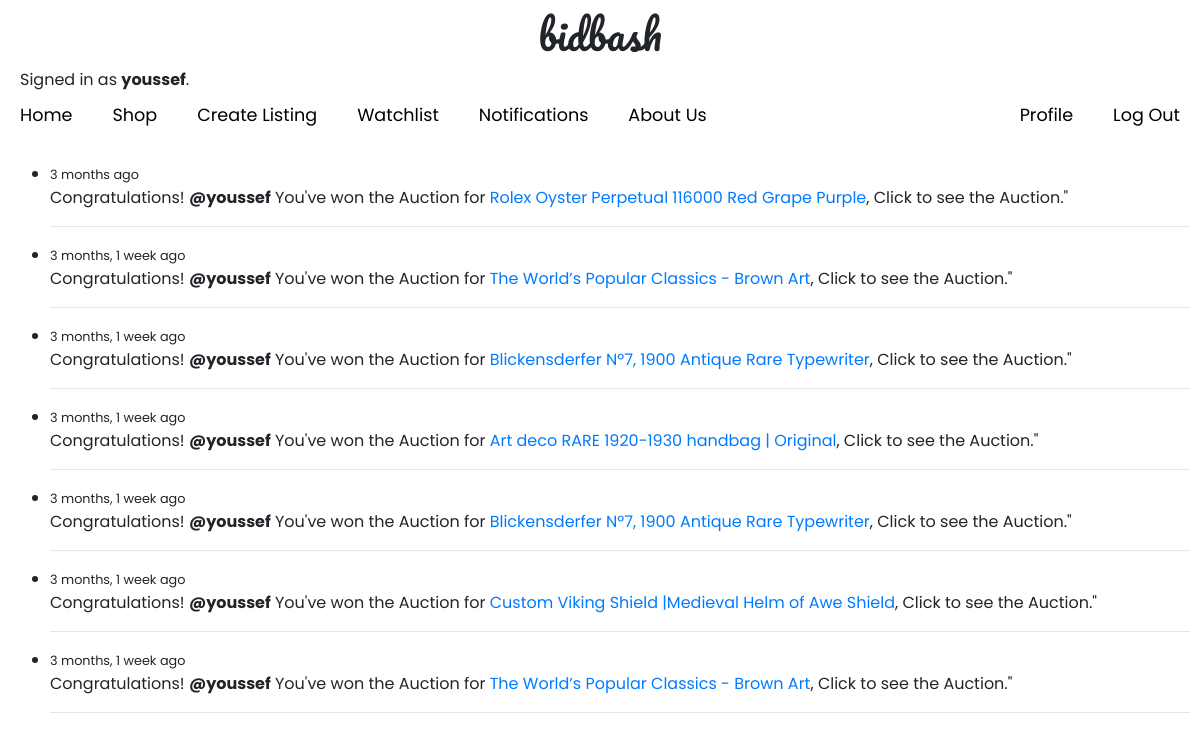
The app's page /Notifications (signed in) with its own data.
### auctions/models.py (models this page shows, shortened)
class User(AbstractUser):
    @cached_property
    def unread_notification_count(self):
        return Notification.objects.filter(user=self, is_read=False).count()

class Notification(models.Model):
    user = models.ForeignKey(User, on_delete=models.CASCADE)
    listing = models.ForeignKey(AuctionListing, on_delete=models.CASCADE)
    is_read = models.BooleanField(default=False)
    created = models.DateTimeField(auto_now_add=True)
    class Meta:
        ordering = ['-created']

class AuctionListing(models.Model):
    owner = models.ForeignKey(User, on_delete=models.CASCADE, related_name='listings')
    title = models.CharField(max_length=50)
    description = models.CharField(max_length=500, null=True, blank=True)
    primary_price = models.FloatField()
    imageUrl = models.URLField(null=True, blank=True)
    is_active = models.BooleanField(default=True)
    razor_pay_order_id = models.CharField(max_length=100, null = True, blank = True)
    razor_pay_pay_id = models.CharField(max_length=100, null = True, blank = True)
    razor_pay_pay_sign = models.CharField(max_length=100, null = True, blank = True)
    category = models.ForeignKey(Category, on_delete=models.CASCADE, related_name='categoryListings', null=True, blank=True)
    updated = models.DateTimeField(auto_now=True)
    created = models.DateTimeField(auto_now_add=True)
    class Meta:
        ordering = ['-created']
    def __str__(self):
        return self.title

### auctions/views.py (the view)
# urls.py: path("Notifications", views.Notifications, name="Notifications"),
@login_required(login_url='login')
def Notifications(request):
    notifications = Notification.objects.filter(user=request.user)
    notifications.update(is_read=True)
    context = {"notifications":notifications}
    return render(request, 'auctions/Notifications.html', context)

### auctions/templates/auctions/Notifications.html
{% extends "auctions/layout.html" %}
{% block body %}
<div>
    {% if notifications %}
    <ul>
        {% for notification in notifications %}
            <li>
                <small> {{ notification.created|timesince }} ago</small>
                <p>Congratulations! <strong>@{{notification.user}}</strong>
                    You've won the Auction for <a href="{% url 'listingPage' notification.listing.id%}">{{notification.listing}}</a>, Click to see the Auction."</p>
                <hr>
            </li>
        {% endfor %}
    </ul>
    {% else %}
    <h2>No Notifications</h2>
    {% endif %}
</div>
{% endblock %}

### auctions/templates/auctions/layout.html (shortened to what this page needs)
{% load static %}
<!DOCTYPE html>
<html lang="en">
    <head>
        <link rel="stylesheet" href="https://stackpath.bootstrapcdn.com/bootstrap/4.4.1/css/bootstrap.min.css">
        <link href="{% static 'auctions/styles.css' %}" rel="stylesheet">
    </head>
    <body>
        <h1 class="title">bidbash</h1>
        <div class="signedUser">
            {% if user.is_authenticated %}
                Signed in as <strong>{{ user.username }}</strong>.
            {% else %}
                Not signed in.
            {% endif %}
        </div>
        <ul class="nav">
            <li class="nav-item left-links">
                <a class="nav-link" href="{% url 'home' %}">Home</a>
                <a class="nav-link" href="{% url 'index' %}">Shop</a>
                {% if user.is_authenticated %}
                <a class="nav-link" href="{% url 'CreateListing' %}">Create Listing</a>
                <a class="nav-link" href="{% url 'watchlistPage' %}">Watchlist</a>
                <a class="nav-link {% if user.unread_notification_count > 0 %}has-unread{% endif %}" href="{% url 'Notifications' %}">Notifications
                </a>
                <a class="nav-link" href="{% url 'aboutus' %}">About Us</a>
                {% endif %}
            </li>
            {% if user.is_authenticated %}
                <li class="nav-item right-links">
                    <a class="nav-link" href="{% url 'Profile' %}">Profile</a>
                    <a class="nav-link" href="{% url 'logout' %}">Log Out</a>
                </li>
            {% else %}
                <li class="nav-item right-links">
                    <a class="nav-link" href="{% url 'login' %}">Log In</a>
                    <a class="nav-link" href="{% url 'register' %}">Register</a>
                </li>
            {% endif %}
        </ul>
        <br>
        {% block body %}
        {% endblock %}
    </body>
</html>

### auctions/static/auctions/styles.css (style rules this page uses)
body { padding: 10px; font-family: 'Poppins', sans-serif; }
body .title { text-align: center; margin-bottom: 10px; font-family: 'Pacifico', cursive; }
.signedUser { margin-left: 10px; }
.nav { display: flex; justify-content: space-between; list-style: none; padding: 0; margin: 0; }
.nav-item { margin: 0; }
.nav-link { text-decoration: none; padding: 10px; }
.right-links { display: flex; align-items: center; gap: 20px; }
.left-links { display: flex; align-items: center; gap: 20px; }
.nav-item a { color: black; font-size: 1.1em; }

### records on screen
User: username "youssef"
Notification: created "3 months", user "youssef", listing "Rolex Oyster Perpetual 116000 Red Grape Purple"
Notification: created "3 months, 1 week", user "youssef", listing "The World’s Popular Classics - Brown Art"
Notification: created "3 months, 1 week", user "youssef", listing "Blickensderfer Nº7, 1900 Antique Rare Typewriter"
Notification: created "3 months, 1 week", user "youssef", listing "Art deco RARE 1920-1930 handbag | Original"
Notification: created "3 months, 1 week", user "youssef", listing "Blickensderfer Nº7, 1900 Antique Rare Typewriter"
Notification: created "3 months, 1 week", user "youssef", listing "Custom Viking Shield |Medieval Helm of Awe Shield"
Notification: created "3 months, 1 week", user "youssef", listing "The World’s Popular Classics - Brown Art"
